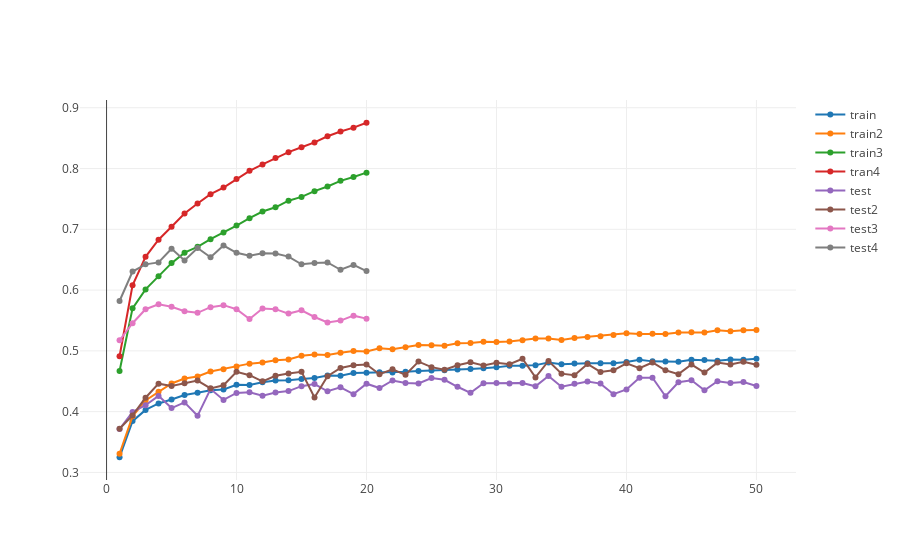

The notebook cell this image was saved under:
### Markdown cell above
**พล็อตกราฟ 4 ชุด 8 เส้นไว้ด้วยกัน** คราวนี้ก็มาถึงคราวใช้ iplot วาดกราฟทั้งหมดไว้ด้วยกันเพื่อเปรียบเทียบสมรรถนะ

### Code cell
# [Your Work]
iplot([train_acc_trace1, train_acc_trace2,train_acc_trace3, train_acc_trace4,
       test_acc_trace1, test_acc_trace2,  test_acc_trace3, test_acc_trace4 ])
